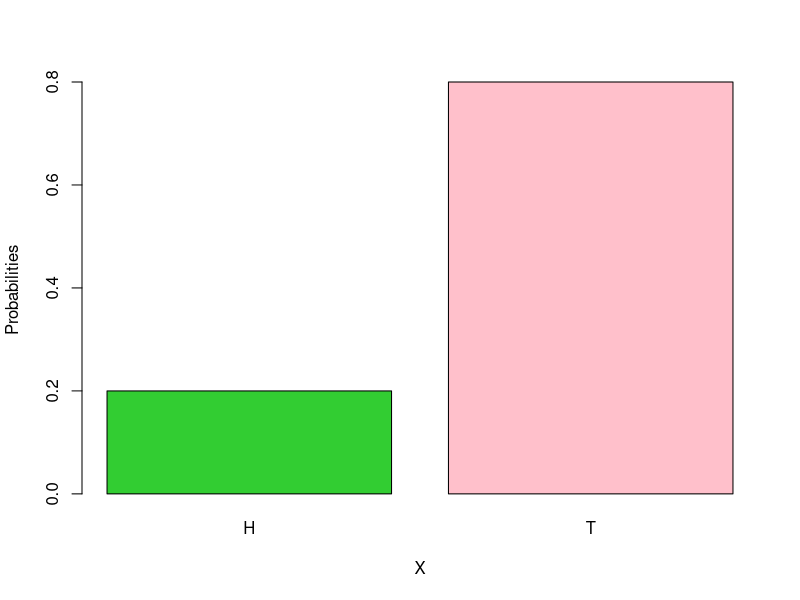
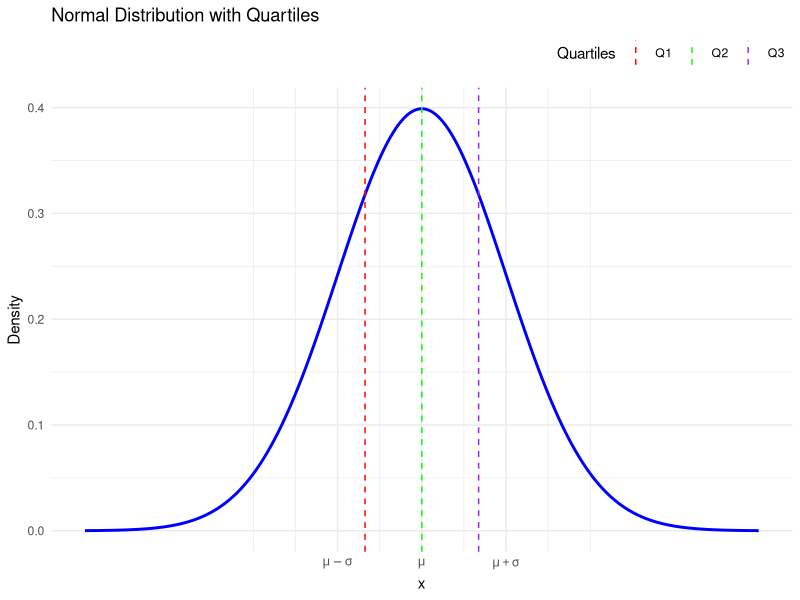
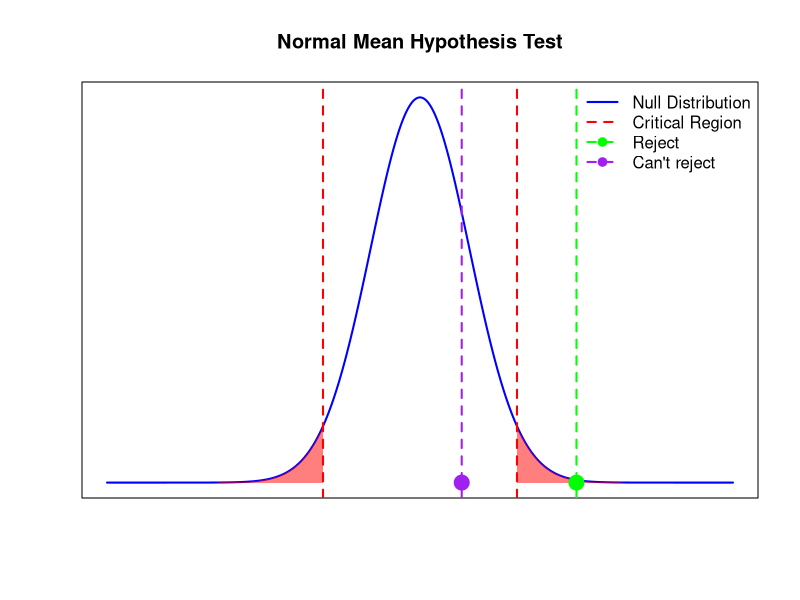
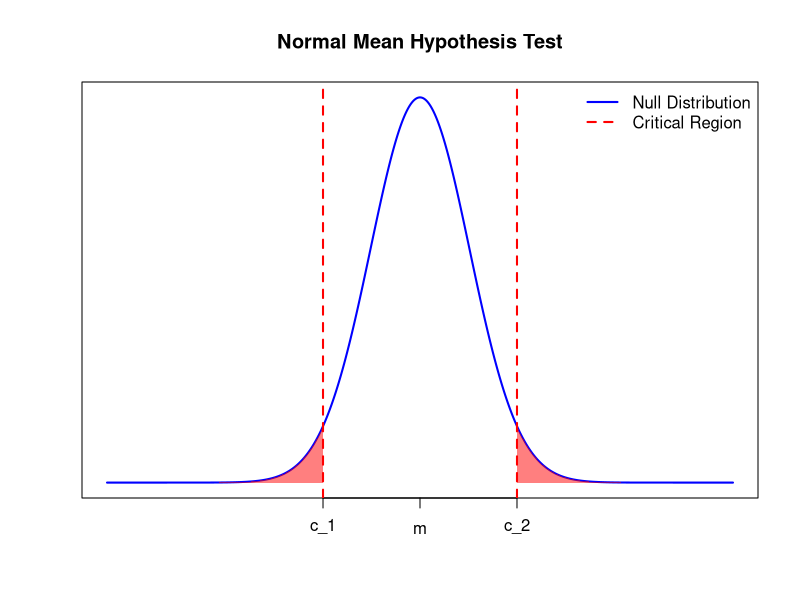
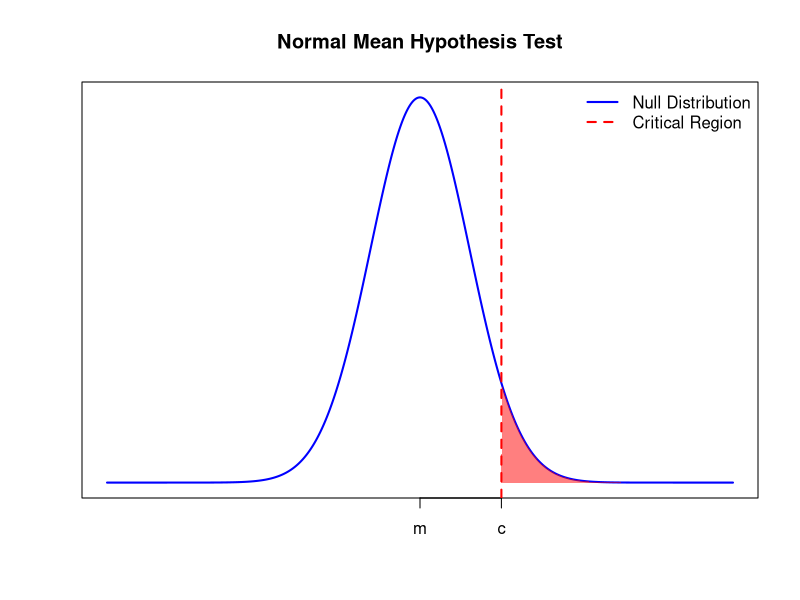
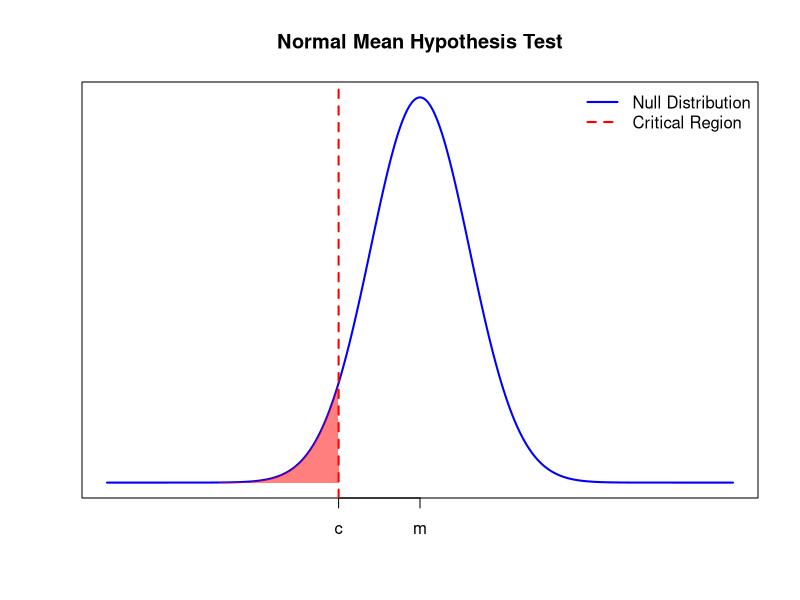
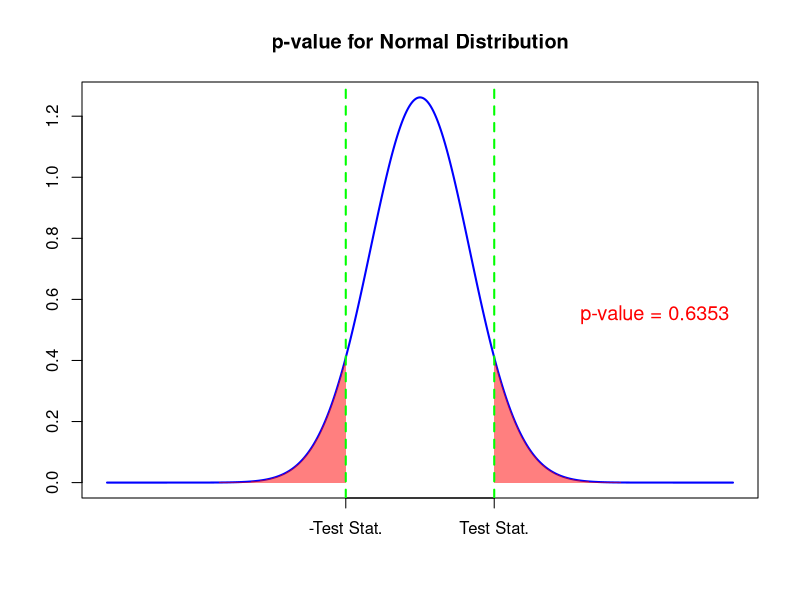
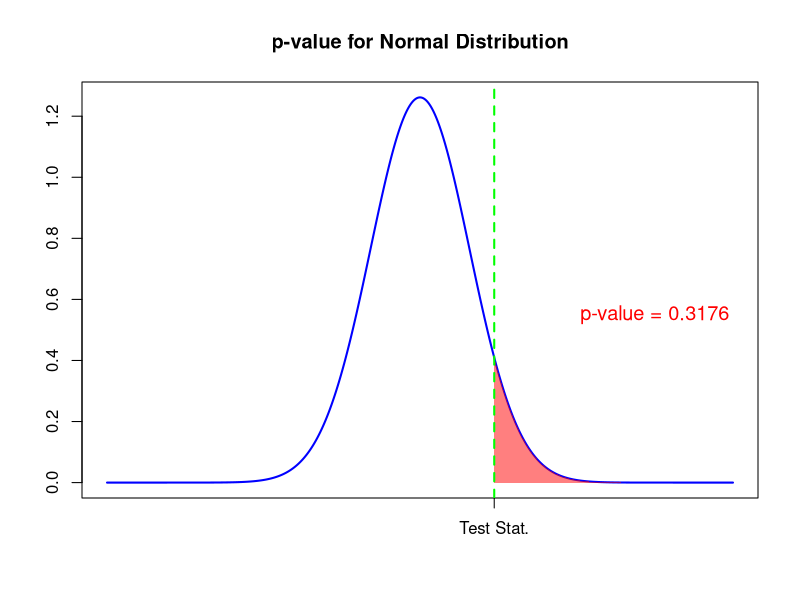

These figures' R source, in order:
## ---- chunk 1
knitr::opts_chunk$set(echo = T, warning = F, message = F)
## ---- chunk 2
barplot(c(0.2, 0.8), names.arg = c("H", "T"), xlab="X", ylab = "Probabilities", col = c("limegreen", "pink"))
## ---- chunk 3
library(ggplot2)

mean_value <- 0  # μ
sd_value <- 1    # σ

# Calculate quartiles
Q1 <- qnorm(0.25, mean = mean_value, sd = sd_value)
Q2 <- qnorm(0.50, mean = mean_value, sd = sd_value)  # Median
Q3 <- qnorm(0.75, mean = mean_value, sd = sd_value)

# Generate data for the PDF plot
x <- seq(mean_value - 4*sd_value, mean_value + 4*sd_value, length.out = 1000)
y <- dnorm(x, mean = mean_value, sd = sd_value)
data <- data.frame(x = x, y = y)

# Plotting the normal PDF with custom x-axis labels and legends at the top right
p <- ggplot(data, aes(x = x, y = y)) +
  geom_line(color = "blue", size = 1) +
  geom_vline(aes(xintercept = Q1, color = "Q1"), linetype = "dashed") +
  geom_vline(aes(xintercept = Q2, color = "Q2"), linetype = "dashed") +
  geom_vline(aes(xintercept = Q3, color = "Q3"), linetype = "dashed") +
  labs(title = "Normal Distribution with Quartiles",
       x = "x",
       y = "Density") +
  scale_x_continuous(
    breaks = c(mean_value - sd_value, mean_value, mean_value + sd_value),
    labels = c(expression(mu - sigma), expression(mu), expression(mu + sigma))
  ) +
  scale_color_manual(name = "Quartiles",
                     values = c("Q1" = "red",
                                "Q2" = "green",
                                "Q3" = "purple")) +
  theme_minimal() +
  theme(legend.position = "top", legend.justification = "right")

print(p)

## ---- chunk 4
data("mtcars")
mpgs = mtcars$mpg
t.test(mpgs, conf.level = 0.95)$conf.int
## ---- chunk 5
data("mtcars")
n = nrow(mtcars)
mpgs = mtcars$mpg
xbar = mean(mpgs)
sample_sd = sd(mpgs)
alpha = 0.05
critical_score = qt(1 - alpha/2, df = n - 1)
lower = xbar -critical_score * sample_sd/sqrt(n)
upper = xbar +critical_score * sample_sd/sqrt(n)
c(lower, upper)
## ---- chunk 6
sigma = 6
data("mtcars")
n = nrow(mtcars)
mpgs = mtcars$mpg
xbar = mean(mpgs)
alpha = 0.05
zscore = qnorm(1 - alpha)
lower = xbar -zscore * sigma/n
upper = xbar +zscore * sigma/n
c(lower, upper)
## ---- chunk 7
# Set up parameters
mu0 <- 0  # Null hypothesis mean
sigma <- 1.5  # Standard deviation
n <- 10  # Sample size
alpha <- 0.05  # Significance level (two-tailed)

# Critical values for a two-tailed test
z_alpha <- qnorm(1 - alpha/2)
lower_critical_value <- mu0 - z_alpha * sigma / sqrt(n)
upper_critical_value <- mu0 + z_alpha * sigma / sqrt(n)

# Generate x values for the plot
x <- seq(-3, 3, length=1000)
y <- dnorm(x, mean=mu0, sd=sigma/sqrt(n))

# Plot the normal distribution under H0
plot(x, y, type="l", lwd=2, col="blue", xaxt='n', yaxt='n', 
     main="Normal Mean Hypothesis Test", 
     xlab="", ylab="")

# Highlight the critical regions
abline(v=lower_critical_value, col="red", lwd=2, lty=2)
abline(v=upper_critical_value, col="red", lwd=2, lty=2)
polygon(c(x[x<=lower_critical_value], lower_critical_value), 
        c(y[x<=lower_critical_value], 0), 
        col=rgb(1, 0, 0, 0.5), border=NA)
polygon(c(x[x>=upper_critical_value], upper_critical_value), 
        c(y[x>=upper_critical_value], 0), 
        col=rgb(1, 0, 0, 0.5), border=NA) 

# Add the observed sample mean
observed_mean1 <- 1.5  # Example observed mean
points(observed_mean1, 0, col="green", pch=19, cex=2)
abline(v=observed_mean1, col="green", lwd=2, lty=2)


# Add the observed sample mean
observed_mean2 <- 0.4  # Example observed mean
points(observed_mean2, 0, col="purple", pch=19, cex=2)
abline(v=observed_mean2, col="purple", lwd=2, lty=2)

# Add a legend
legend("topright", legend=c("Null Distribution", 
                            "Critical Region", 
                            "Reject", "Can't reject"), 
       col=c("blue", "red", "green", "purple"), 
       lwd=2, lty=c(1, 2, 2, 2), pch=c(NA, NA, 19, 19), bty="n")
## ---- chunk 8
# Set up parameters
mu0 <- 0  # Null hypothesis mean
sigma <- 1.5  # Standard deviation
n <- 10  # Sample size
alpha <- 0.05  # Significance level (two-tailed)

# Critical values for a two-tailed test
z_alpha <- qnorm(1 - alpha/2)
lower_critical_value <- mu0 - z_alpha * sigma / sqrt(n)
upper_critical_value <- mu0 + z_alpha * sigma / sqrt(n)

# Generate x values for the plot
x <- seq(-3, 3, length=1000)
y <- dnorm(x, mean=mu0, sd=sigma/sqrt(n))

# Plot the normal distribution under H0
plot(x, y, type="l", lwd=2, col="blue", xaxt='n', yaxt='n', 
     main="Normal Mean Hypothesis Test", 
     xlab="", ylab="")
axis(side=1, at = c(lower_critical_value, mu0, upper_critical_value), labels = c(expression(c_1), expression(m), expression(c_2)))

# Highlight the critical regions
abline(v=lower_critical_value, col="red", lwd=2, lty=2)
abline(v=upper_critical_value, col="red", lwd=2, lty=2)
polygon(c(x[x<=lower_critical_value], lower_critical_value), 
        c(y[x<=lower_critical_value], 0), 
        col=rgb(1, 0, 0, 0.5), border=NA)
polygon(c(x[x>=upper_critical_value], upper_critical_value), 
        c(y[x>=upper_critical_value], 0), 
        col=rgb(1, 0, 0, 0.5), border=NA) 


# Add a legend
legend("topright", legend=c("Null Distribution", 
                            "Critical Region"), 
       col=c("blue", "red"), 
       lwd=2, lty=c(1, 2 ), pch=c(NA, NA), bty="n")
## ---- chunk 9
# Set up parameters
mu0 <- 0  # Null hypothesis mean
sigma <- 1.5  # Standard deviation
n <- 10  # Sample size
alpha <- 0.05  # Significance level (two-tailed)

# Critical values for a two-tailed test
z_alpha <- qnorm(1 - alpha)
critical_value <- mu0 + z_alpha * sigma / sqrt(n)

# Generate x values for the plot
x <- seq(-3, 3, length=1000)
y <- dnorm(x, mean=mu0, sd=sigma/sqrt(n))

# Plot the normal distribution under H0
plot(x, y, type="l", lwd=2, col="blue", xaxt='n', yaxt='n', 
     main="Normal Mean Hypothesis Test", 
     xlab="", ylab="")
axis(side=1, at = c(mu0, critical_value), labels = c(expression(m), expression(c)))

# Highlight the critical regions
abline(v=critical_value, col="red", lwd=2, lty=2)
polygon(c(x[x>=critical_value], critical_value), 
        c(y[x>=critical_value], 0), 
        col=rgb(1, 0, 0, 0.5), border=NA) 


# Add a legend
legend("topright", legend=c("Null Distribution", 
                            "Critical Region"), 
       col=c("blue", "red"), 
       lwd=2, lty=c(1, 2 ), pch=c(NA, NA), bty="n")
## ---- chunk 10
# Set up parameters
mu0 <- 0  # Null hypothesis mean
sigma <- 1.5  # Standard deviation
n <- 10  # Sample size
alpha <- 0.05  # Significance level (two-tailed)

# Critical values for a two-tailed test
z_alpha <- qnorm(1 - alpha)
critical_value <- mu0 - z_alpha * sigma / sqrt(n)

# Generate x values for the plot
x <- seq(-3, 3, length=1000)
y <- dnorm(x, mean=mu0, sd=sigma/sqrt(n))

# Plot the normal distribution under H0
plot(x, y, type="l", lwd=2, col="blue", xaxt='n', yaxt='n', 
     main="Normal Mean Hypothesis Test", 
     xlab="", ylab="")
axis(side=1, at = c(mu0, critical_value), labels = c(expression(m), expression(c)))

# Highlight the critical regions
abline(v=critical_value, col="red", lwd=2, lty=2)
polygon(c(x[x<=critical_value], critical_value), 
        c(y[x<=critical_value], 0), 
        col=rgb(1, 0, 0, 0.5), border=NA)


# Add a legend
legend("topright", legend=c("Null Distribution", 
                            "Critical Region"), 
       col=c("blue", "red"), 
       lwd=2, lty=c(1, 2 ), pch=c(NA, NA), bty="n")
## ---- chunk 11
library(knitr)

# Create a matrix for the table
error_matrix <- matrix(c("<span style='color:green;'>Correct Decision</span>", "<span style='color:red;'>Type I Error (False Positive)</span>",
                         "<span style='color:red;'>Type II Error (False Negative)</span>", "<span style='color:green;'>Correct Decision</span>"),
                       nrow = 2, byrow = TRUE)

# Define row and column names
rownames(error_matrix) <- c("Fail to Reject $H_0$", "Reject $H_0$")
colnames(error_matrix) <- c("$H_0$ True", "$H_0$ False")

# Create the table
kable(error_matrix, caption = "Type I and Type II Errors in Hypothesis Testing")

## ---- chunk 12
# Set up parameters
mu <- 0       # Mean of the normal distribution
sigma <- 1    # Standard deviation of the normal distribution
alpha <- 0.05 # Significance level (for two-tailed test)
n <- 10       # Sample size

# Generate x values for the plot
x <- seq(mu - 2*sigma, mu + 2*sigma, length=1000)
y <- dnorm(x, mean=mu, sd=sigma/sqrt(n))

# Calculate the observed test statistic (z-statistic)
observed_mean <- 0.15  # Example observed mean
z_stat <- (observed_mean - mu) / (sigma / sqrt(n))
p_value <- 2 * (1 - pnorm(abs(z_stat)))

# Plot the normal distribution under H0
plot(x, y, type="l", lwd=2, col="blue", xaxt="na", 
     main="p-value for Normal Distribution", 
     xlab="", ylab=""
)
axis(side=1, at = c(-z_stat, z_stat), labels = c("-Test Stat.", "Test Stat."))

# Highlight the p-value area (two-tailed test)
polygon(c(x[x >= abs(z_stat)], abs(z_stat)), 
        c(y[x >= abs(z_stat)], 0), 
        col=rgb(1, 0, 0, 0.5), border=NA)
polygon(c(-abs(z_stat), x[x <= -abs(z_stat)]), 
        c(0, y[x <= -abs(z_stat)]), 
        col=rgb(1, 0, 0, 0.5), border=NA)

# Mark the observed test statistic
abline(v = z_stat, col = "green", lwd = 2, lty = 2)
abline(v = -z_stat, col = "green", lwd = 2, lty = 2)

# Add text for the p-value
text(x = 1.5, y = 0.55, labels = paste("p-value =", round(p_value, 4)), col = "red", cex = 1.2)

## ---- chunk 13
# Set up parameters
mu <- 0       # Mean of the normal distribution
sigma <- 1    # Standard deviation of the normal distribution
alpha <- 0.05 # Significance level (for two-tailed test)
n <- 10       # Sample size

# Generate x values for the plot
x <- seq(mu - 2*sigma, mu + 2*sigma, length=1000)
y <- dnorm(x, mean=mu, sd=sigma/sqrt(n))

# Calculate the observed test statistic (z-statistic)
observed_mean <- 0.15  # Example observed mean
z_stat <- (observed_mean - mu) / (sigma / sqrt(n))
p_value <-  (1 - pnorm(abs(z_stat)))

# Plot the normal distribution under H0
plot(x, y, type="l", lwd=2, col="blue", xaxt="na", 
     main="p-value for Normal Distribution", 
     xlab="", ylab=""
)
axis(side=1, at = c( z_stat), labels = c("Test Stat."))

# Highlight the p-value area (two-tailed test)
polygon(c(x[x >= abs(z_stat)], abs(z_stat)), 
        c(y[x >= abs(z_stat)], 0), 
        col=rgb(1, 0, 0, 0.5), border=NA)

# Mark the observed test statistic
abline(v = z_stat, col = "green", lwd = 2, lty = 2)

# Add text for the p-value
text(x = 1.5, y = 0.55, labels = paste("p-value =", round(p_value, 4)), col = "red", cex = 1.2)

## ---- chunk 14
# Set up parameters
mu <- 0       # Mean of the normal distribution
sigma <- 1    # Standard deviation of the normal distribution
alpha <- 0.05 # Significance level (for two-tailed test)
n <- 10       # Sample size

# Generate x values for the plot
x <- seq(mu - 2*sigma, mu + 2*sigma, length=1000)
y <- dnorm(x, mean=mu, sd=sigma/sqrt(n))

# Calculate the observed test statistic (z-statistic)
observed_mean <- 0.15  # Example observed mean
z_stat <- (observed_mean - mu) / (sigma / sqrt(n))
p_value <-   pnorm(abs(z_stat))

# Plot the normal distribution under H0
plot(x, y, type="l", lwd=2, col="blue", xaxt="na", 
     main="p-value for Normal Distribution", 
     xlab="", ylab=""
)
axis(side=1, at = c( z_stat), labels = c("Test Stat."))

polygon(c(abs(z_stat), x[x <= abs(z_stat)]), 
        c(0, y[x <= abs(z_stat)]), 
        col=rgb(1, 0, 0, 0.5), border=NA)

# Mark the observed test statistic
abline(v = z_stat, col = "green", lwd = 2, lty = 2)

# Add text for the p-value
text(x = 1.5, y = 0.55, labels = paste("p-value =", round(p_value, 4)), col = "red", cex = 1.2)

## ---- chunk 15
data("mtcars")
MPG = mtcars$mpg
t.test(MPG, alternative = "two.sided",
       mu = 18, conf.level = 0.95)
